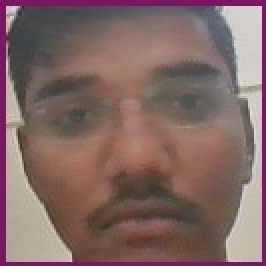
#> input picture Dataset/user.13.9.jpg, 133 x 133 px, given in place of the camera (shown 2 times larger)
$ python face_detect1.py
#> lines starting #> are read from the running program, lines starting #| are printed output that depends on the picture; after the words box and inside, x2 and y2 are one past the last pixel; in counts of white or black regions, pixels touching at a corner belong together
from PIL import Image
from cv2.face import LBPHFaceRecognizer_create as lrc
import os
import numpy as np
import cv2
faces_values = cv2.CascadeClassifier(
    "C:\\Users\\Meghna\\Desktop\\OPENCV_IMG\\haarcascade_frontalface_default.xml")
eyes_values = cv2.CascadeClassifier(
    "C:\\Users\\Meghna\\Desktop\\OPENCV_IMG\\haarcascade_eye.xml")


def createdataset(uid):

#> called with uid = 9
    cam = cv2.VideoCapture(0)
    sam = 0

    while True:
        tf, img = cam.read()
#> img is the input picture: shape (133, 133, 3); mean B, G, R 100.5, 103.8, 130.6
        grayimg = cv2.cvtColor(img, cv2.COLOR_BGR2GRAY)
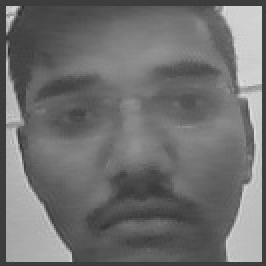
#> grayimg: shape (133, 133) (shown 2 times larger); min 45, max 223, mean 111.4
        faces = faces_values.detectMultiScale(grayimg)
#> faces = [[9, 8, 117, 117]]
        for x, y, w, h in faces:
            sam += 1
            cv2.rectangle(img, (x, y), (x+w, y+h), (100, 20, 125), 3)

            colorface = img[y:y+h, x:x+w]

            cv2.imwrite('Dataset/user.'+str(sam) +
                        '.'+str(uid)+'.jpg', colorface)
#> this loop made 1 pass
#> (x, y, w, h, sam) on pass 1: (9, 8, 117, 117, 1)
#> pass 1, in createdataset, `colorface = img[y:y+h, x:x+w]`:
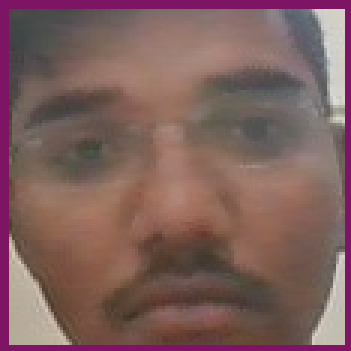
#> colorface: shape (117, 117, 3) (shown 3 times larger); mean B, G, R 93, 95.7, 126.5
#> after the loop:
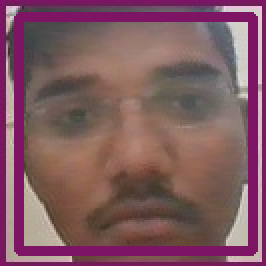
#> img: shape (133, 133, 3) (shown 2 times larger); 13.16% of pixels changed, all inside (x1, y1, x2, y2) = (7, 6, 129, 128)
#> after the loop, sam = 1
        if sam == 35:
            break
    cam.release()


createdataset(9)


def TrainMachineWithFace():
    li = os.listdir('Dataset')
    faceNP = []
    ids = []
    for i in li:
        a = os.path.join('Dataset', i)
        face = Image.open(a).convert('L')
        faceNP.append(np.array(face))
        idd = i.split('.')[1]
        ids.append(int(idd))

    ids = np.array(ids)
    model = lrc()
    model.train(faceNP, ids)
    model.save('training.yml')


TrainMachineWithFace()


def Detect():
    cam = cv2.VideoCapture(0)

    model = lrc()
    model.read('training.yml')
    while True:
        tf, img = cam.read()
        grayimg = cv2.cvtColor(img, cv2.COLOR_BGR2GRAY)
        faces = faces_values.detectMultiScale(grayimg)
        for x, y, w, h in faces:

            colorface = img[y:y + h, x:x + w]
            grayface = grayimg[y:y+h, x:x+w]
            idd, dis = model.predict(grayface)
            if dis < 70:
                cv2.rectangle(img, (x, y), (x + w, y + h), (0, 255, 0), 3)
            else:
                cv2.rectangle(img, (x, y), (x + w, y + h), (0, 0, 255), 3)
        cv2.waitKey(2)
        cv2.imshow("my image", img)
        if cv2.waitKey(1) & 0xff == ord("q"):
            break

    cam.release()


Detect()
